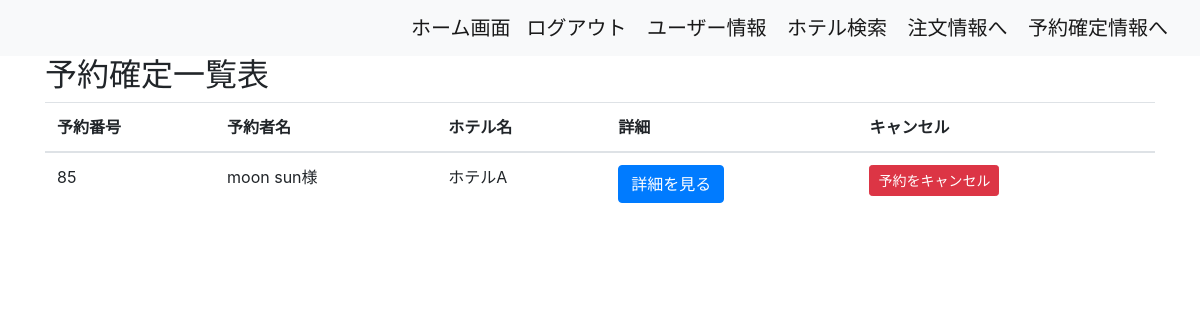
The app's page /hotel/order_success_list/ (signed in), older data.
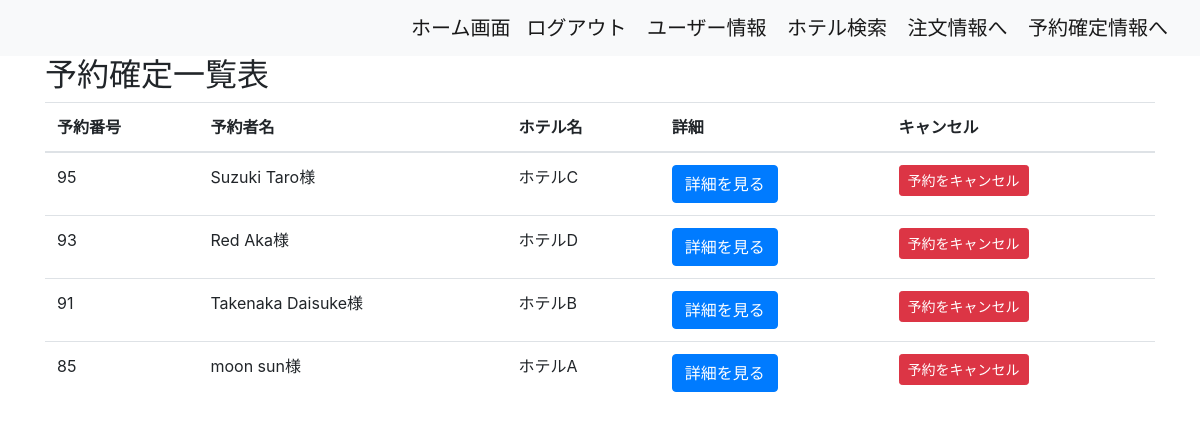
The same page, newer data.
### hotel/models.py (models this page shows, shortened)
class Orders(models.Model):
    total_price = models.DecimalField(max_digits=10, decimal_places=2)
    kupon_amount = models.DecimalField(max_digits=10, decimal_places=2, default=0)
    discounted_price = models.DecimalField(max_digits=10, decimal_places=2)
    created_at = models.DateTimeField(default=timezone.now)
    address = models.ForeignKey(
        UserAddresses,
        on_delete=models.SET_NULL,
        blank=True,
        null=True,
        related_name='orders'
    )
    user = models.ForeignKey(
        Users,
        on_delete=models.SET_NULL,
        blank=True,
        null=True,
        related_name='orders'
    )
    status = models.CharField(max_length=20, default='pending')
    objects = OrdersManager()
    class Meta:
        db_table = 'orders'

class OrderItems(models.Model):
    quantity = models.PositiveIntegerField()
    product = models.ForeignKey(
        PlanName,
        on_delete=models.SET_NULL,
        blank=True,
        null=True,
    )
    order = models.ForeignKey(
        Orders, on_delete=models.CASCADE, related_name='orderitems_set'
    )
    checkin = models.DateField(null=True, blank=True)
    checkout = models.DateField(null=True, blank=True)
    last_name = models.CharField(max_length=100, blank=True)
    first_name = models.CharField(max_length=100, blank=True)
    zip_code = models.CharField(max_length=20, blank=True)
    address = models.CharField(max_length=200, blank=True)
    phone_number = models.CharField(max_length=20, blank=True)
    objects = OrderItemsManager()
    class Meta:
        db_table = 'order_items'
        unique_together = [['product', 'order']]

class PlanName(models.Model):
    name = models.CharField(max_length=1000)
    people = models.IntegerField()
    room_type = models.CharField(max_length=1000)
    price = models.DecimalField(max_digits=5, decimal_places=0)
    hotel = models.ForeignKey(HotelName, on_delete=models.CASCADE, default=1)
    stock = models.PositiveIntegerField(default=0)
    order = models.IntegerField(default=0)
    checkin = models.DateField(null=True, blank=True)
    checkout = models.DateField(null=True, blank=True)
    kupon = models.IntegerField(default=0)
    plan_id = models.IntegerField(default=0)
    objects = PlanNameManager()
    class Meta:
        db_table = 'plan_name'
        ordering = ['order']

class HotelName(models.Model):
    name = models.CharField(max_length=1000)
    order = models.IntegerField(default=0)
    class Meta:
        db_table = 'hotel_name'
        ordering = ['order']

### hotel/views.py (the view)
# urls.py: path('order_success_list/', OrdersListView.as_view(), name='order_success_list'),
class OrdersListView(LoginRequiredMixin, ListView):
    model = Orders
    template_name = 'hotel/order_success_list.html'
    context_object_name = 'orders'
    paginate_by = 10
    def get_queryset(self):
        return Orders.objects.filter(user=self.request.user).exclude(status='cancelled').order_by('-created_at')
    def get_context_data(self, **kwargs):
        context = super().get_context_data(**kwargs)
        orders = context['orders']
        for order in orders:
            order.first_item = order.orderitems_set.first()
            if order.first_item:
                logger.info(f"Order {order.id} first item: {order.first_item.last_name} {order.first_item.first_name}")
            else:
                logger.warning(f"No items found for order {order.id}")
        return context

### templates/hotel/order_success_list.html (shortened to what this page needs)
{% extends 'base.html' %}
{% block content %}
<div class="container">
    <h2>予約確定一覧表</h2>
    <table class="table">
        <thead>
            <tr>
                <th>予約番号</th>
                <th>予約者名</th>
                <th>ホテル名</th>
                <th>詳細</th>
                <th>キャンセル</th>
            </tr>
        </thead>
        <tbody>
            {% for order in orders %}
                {% if order.status != 'cancelled' %}
                    <tr id="order-{{ order.id }}">
                        <td>{{ order.id }}</td>
                        <td>{% if order.first_item %}
                                {{ order.first_item.last_name}} {{ order.first_item.first_name }}様
                            {% else %}
                                情報なし
                            {% endif %}
                        </td>
                        <td>
                            {% if order.first_item %}
                                {{ order.orderitems_set.first.product.hotel.name|default:"不明" }}
                            {% else %}
                                不明
                            {% endif %}
                        </td>
                        <td>
                            <a href="{% url 'hotel:order_success_info' pk=order.id %}" class="btn btn-primary">詳細を見る</a>
                        </td>
                        <td>
                            <a href="{% url 'hotel:delete_order' pk=order.id %}"; class="btn btn-danger btn-sm">予約をキャンセル</a>
                        </td>
                    </tr>
                {% endif %}
            {% empty %}
                <tr>
                    <td colspan="6">予約がありません。</td>
                </tr>
            {% endfor %}
        </tbody>
    </table>
</div>
{% endblock %}

### templates/base.html (shortened to what this page needs)
<!DOCTYPE html>
    <head>
        <link rel="stylesheet" href="https://cdn.jsdelivr.net/npm/bootstrap@4.3.1/dist/css/bootstrap.min.css"
>
    </head>
    <body>
        <form action="" method="POST">{% csrf_token %}
            <nav class="navbar navbar-expand-lg navbar-light bg-light">
                <div class="navbar-nav w-100 justify-content-end">
                    <a class="navbar-brand" href="{% url 'accounts:home' %}">ホーム画面</a>
                    {% if user.is_authenticated %}
                        <div class="top-links">
                        <a class="navbar-brand" href="{% url 'accounts:us_logout' %}">ログアウト</a>
                        <a class="navbar-brand" href="{% url 'accounts:us_info' %}">ユーザー情報</a>
                        <a class="navbar-brand" href="{% url 'hotel:hotel_search' %}">ホテル検索</a>
                        <a class="navbar-brand" href="{% url 'hotel:cyumon_info' %}">注文情報へ</a>
                        <a class="navbar-brand" href="{% url 'hotel:order_success_list' %}">予約確定情報へ</a>
                    {% else %}
                        <div class="top-links">
                        <a class="navbar-brand" href="{% url 'accounts:us_login' %}">ログイン</a>
                        <a class="navbar-brand" href="{% url 'accounts:us_regist' %}">新規ユーザー登録</a>
                        <a class="navbar-brand" href="{% url 'hotel:hotel_search' %}">ホテル検索</a>
                    {% endif %}
                </div>
            </nav>
        </form>
        {% block content %}{% endblock %}
    </body>
</html>

Row changes from the older to the newer data that the page shows:
added Orders: id "95", first_item.last_name "Suzuki", first_item.first_name "Taro", orderitems_set.first.product.hotel.name "ホテルC"
added Orders: id "93", first_item.last_name "Red", first_item.first_name "Aka", orderitems_set.first.product.hotel.name "ホテルD"
added Orders: id "91", first_item.last_name "Takenaka", first_item.first_name "Daisuke", orderitems_set.first.product.hotel.name "ホテルB"
